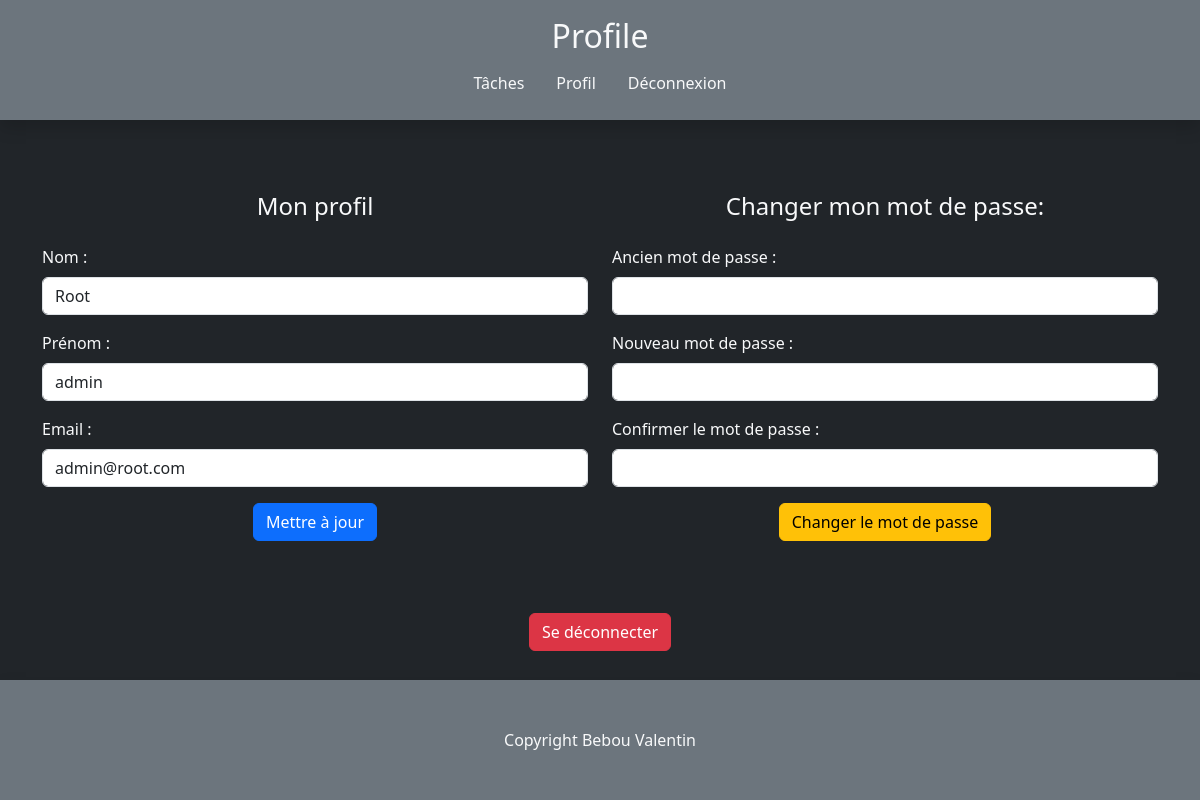
The page /index.php?controller=profile&action=index (signed in) on the database its author committed.
### tables this page shows
CREATE TABLE `users` (
  `id` int NOT NULL,
  `name` varchar(255) NOT NULL,
  `firstname` varchar(255) NOT NULL,
  `email` varchar(255) NOT NULL,
  `password` varchar(255) NOT NULL
);

### app/Controller/ProfileController.php (called while the page is built, shortened)
<?php
class ProfileController
{
    public $userDao;
    public function __construct($userDao)
    {
        $this->userDao = $userDao;
    }
    public function index()
    {
        $user = $this->userDao->findById($_SESSION["id"]);
        $name = $user["name"];
        $firstname = $user["firstname"];
        $email = $user["email"];
        include __DIR__ . "/../View/profile/profile.php";
    }
}

### app/DAO/UserDAO.php (called while the page is built, shortened)
<?php
class UserDAO
{
    private PDO $pdo;
    public function __construct(PDO $pdo)
    {
        $this->pdo = $pdo;
    }
    public function findById($id)
    {
        $query = "SELECT * FROM users WHERE id = :id LIMIT 1";
        $statement = $this->pdo->prepare($query);
        $statement->execute([":id" => $id]);
        return $statement->fetch(PDO::FETCH_ASSOC);
    }
}

### app/View/profile/profile.php (the view, shortened to what this page needs)
<?php
$header = "Profile";
?>
<div class="container mt-4">
    <div class="row">
        <div class="col-md-6 pt-5">
            <h4 class="mb-4 text-center">Mon profil</h4>
            <form method="POST" action="index.php?controller=profile&action=update">
                <div class="mb-3">
                    <label class="form-label">Nom :</label>
                    <input type="text" name="name" value="<?= htmlspecialchars($name, ENT_QUOTES, "UTF-8") ?>" class="form-control">
                </div>
                <div class="mb-3">
                    <label class="form-label">Prénom :</label>
                    <input type="text" name="firstname" value="<?= htmlspecialchars($firstname, ENT_QUOTES, "UTF-8") ?>" class="form-control">
                </div>
                <div class="mb-3">
                    <label class="form-label">Email :</label>
                    <input type="email" name="email" value="<?= htmlspecialchars($email, ENT_QUOTES, "UTF-8") ?>" class="form-control">
                </div>
                <div class="d-flex justify-content-center mb-4">
                    <button type="submit" class="btn btn-primary">Mettre à jour</button>
                </div>
            </form>
        </div>
        <div class="col-md-6 pt-5">
            <h4 class="mb-4 text-center">Changer mon mot de passe:</h4>
            <form method="POST" action="index.php?controller=profile&action=changePassword">
                <div class="mb-3">
                    <label class="form-label">Ancien mot de passe :</label>
                    <input type="password" name="currentPassword" class="form-control">
                </div>
                <div class="mb-3">
                    <label class="form-label">Nouveau mot de passe :</label>
                    <input type="password" name="newPassword" class="form-control">
                </div>
                <div class="mb-3">
                    <label class="form-label">Confirmer le mot de passe :</label>
                    <input type="password" name="password_confirmation" class="form-control">
                </div>
                <div class="d-flex justify-content-center mb-4">
                    <button type="submit" class="btn btn-warning">Changer le mot de passe</button>
                </div>
            </form>
        </div>
    </div>
    <div class="text-center pt-5">
        <a href="index.php?controller=auth&action=logout" class="btn btn-danger">Se déconnecter</a>
    </div>
</div>
<?php
$content = ob_get_clean();
require __DIR__ . "/../layout.php";
?>

### index.php (shortened to what this page needs)
<?php
require_once __DIR__ . "/app/Controller/ProfileController.php";
require_once __DIR__ . "/app/DAO/UserDAO.php";
$pdo = Database::getConnection();
$controller = $_GET["controller"] ?? "auth";
$action = $_GET["action"] ?? "login";
$userDao = new UserDAO($pdo);
switch ($controller) {
    case "profile":
        $profileController = new ProfileController($userDao);
        switch ($action) {
            case "index":
                $profileController->index();
                break;
        }
        break;
}

### app/View/layout.php (shortened to what this page needs)
<!DOCTYPE html>
<html lang="fr">
<head>
    <link href="https://cdn.jsdelivr.net/npm/bootstrap@5.3.8/dist/css/bootstrap.min.css" rel="stylesheet">
    <link rel="stylesheet" href="/public/style.css">
</head>
<body class="bg-dark text-light">
    <header class="bg-secondary d-flex flex-column justify-content-center align-items-center text-center shadow">
        <h2><?= $header ?></h2>
        <nav class="nav justify-content-center">
            <a class="nav-link text-light" href="index.php?controller=task&action=index">Tâches</a>
            <a class="nav-link text-light" href="index.php?controller=profile&action=index">Profil</a>
            <a class="nav-link text-light" href="index.php?controller=auth&action=logout">Déconnexion</a>
        </nav>
    </header>
    <main class="container-fluid">
        <?= $content ?>
    </main>
    <footer class="bg-secondary d-flex justify-content-center align-items-center shadow">
        <p class="m-0">Copyright Bebou Valentin</p>
    </footer>
</body>
</html>

### public/style.css (style rules this page uses)
body { height: 100vh; }
header { height: 15vh; width: 100%; }
main { height: 70vh; width: 100%; overflow-y: auto; }
footer { height: 15vh; width: 100%; }

### rows shown on the page
users: name "Root", firstname "admin", email "admin@root.com"

### other values the page prints
$header "Profile"
